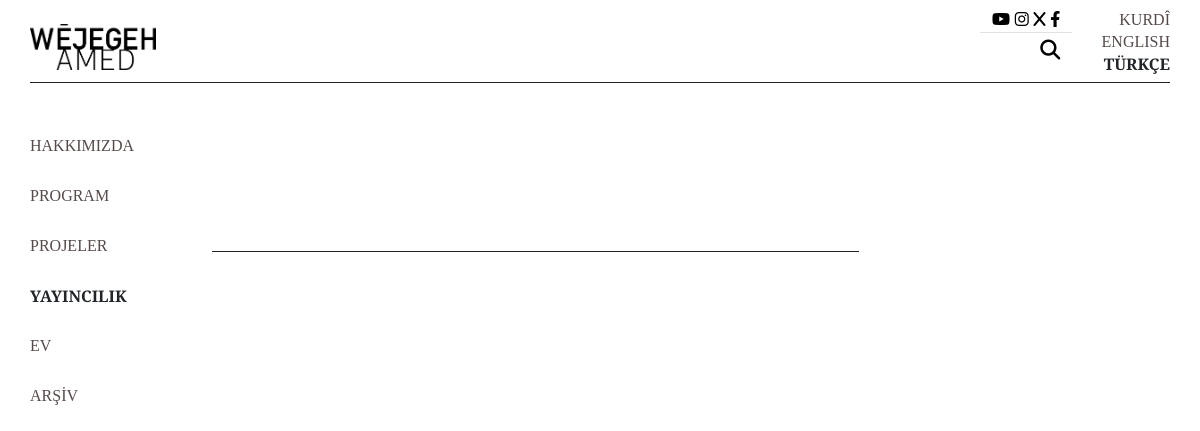
Before: /yayıncılık with the older database file.
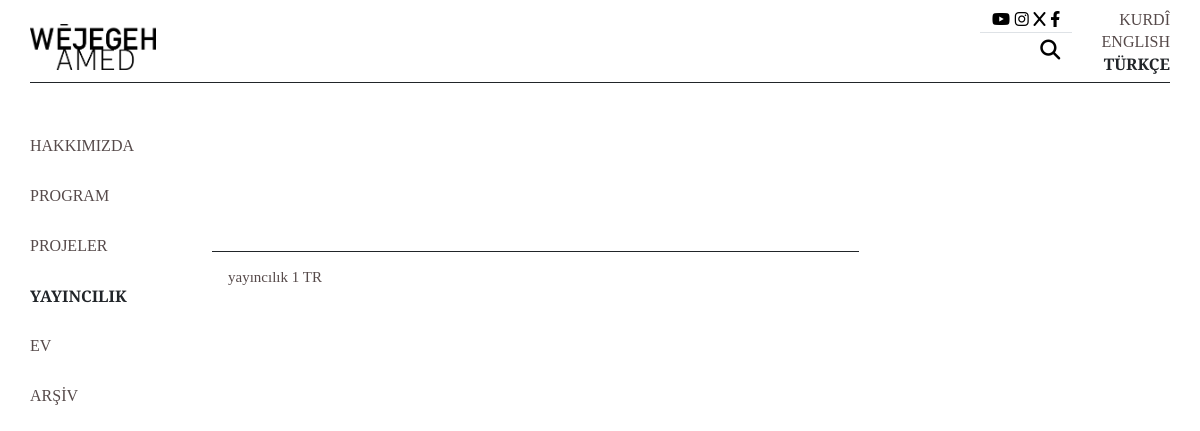
After: the same page with the newer database file.
### wejegeh/models.py (models this page shows, shortened)
class Settings(models.Model):
    name = models.CharField(max_length=100,blank=True)
    vitrin_arkasi_rengi = models.CharField(max_length=100,blank=True)
    favicon=models.ImageField(upload_to='genel/favicon',blank=True)#zorunlu
    logo=models.ImageField(upload_to='genel/logo',blank=True)#zorunlu
    yazi_tipi =  models.ForeignKey(Yazi, on_delete=models.CASCADE)
    isbirlikleri_name_tr = models.CharField(max_length=100,blank=True)
    isbirlikleri_foto_tr=models.ImageField(upload_to='genel/isbirlikleri',blank=True)#zorunlu
    isbirlikleri_name_ku = models.CharField(max_length=100,blank=True)
    isbirlikleri_foto_ku=models.ImageField(upload_to='genel/isbirlikleri',blank=True)#zorunlu
    isbirlikleri_name_en = models.CharField(max_length=100,blank=True)
    isbirlikleri_foto_en=models.ImageField(upload_to='genel/isbirlikleri',blank=True)

class Anasayfa(models.Model):
    BIRIM_CHOICES = [
        ('Ev', 'Ev'),
        ('Yayıncılık', 'Yayıncılık'),
    ]
    name = models.CharField(max_length=50, choices=BIRIM_CHOICES)
    baslik_tr = models.CharField(max_length=100,blank=True)
    baslik_ku = models.CharField(max_length=100,blank=True)
    baslik_en = models.CharField(max_length=100,blank=True)
    foto_tr = models.ImageField(upload_to='proje/fotoanasayfa',blank=True)
    foto_ku = models.ImageField(upload_to='proje/fotoanasayfa',blank=True)
    foto_en = models.ImageField(upload_to='proje/fotoanasayfa',blank=True)
    slug_tr = models.SlugField(default="", null=False, blank=True)
    slug_ku = models.SlugField(default="", null=False, blank=True)
    slug_en = models.SlugField(default="", null=False, blank=True)

### courseapp/context_processors.py (called while the page is built)
def takvim(request):
    veri =  Takvim.objects.all()
    return {
        'takvim': veri #Genel temlateye takvim ismi ile döndürdük
    }

def anasayfa(request):
    veri =  Anasayfa.objects.all()
    return {
        'anasayfa': veri #Genel temlateye anasayfa ismi ile döndürdük
    }

def photoss(request):
    veri =  Slide_index.objects.all()
    return {
        'photoss': veri #Genel temlateye photoss ismi ile döndürdük
    }

def program_anasayfa(request):
    veri = Program_Anasayfa.objects.all()
    return {
        'program_anasayfa': veri #Genel temlateye logo ismi ile döndürdük
    }

def logolar_anasayfa(request):
    veri =  Logos.objects.all()
    return {
        'logos': veri #Genel temlateye logo ismi ile döndürdük
    }

def projeanasayfa(request):
    veri =  Proje_anasayfa.objects.all()
    return {
        'projeanasayfa': veri #Genel temlateye logo ismi ile döndürdük
    }

def hakkımızda(request):
    veri =  Hakkimizda.objects.all()
    return {
        'hakkımızda': veri #Genel temlateye logo ismi ile döndürdük
    }

def ayar(request):
    veri =  Settings.objects.all()
    return {
        'ayar': veri #Genel temlateye logo ismi ile döndürdük
    }

def adres(request):
    veri =  Adres.objects.all()
    return {
        'adres': veri #Genel temlateye logo ismi ile döndürdük
    }

### wejegeh/models.py (called while the page is built)
    def __str__(self):
        return self.name

### wejegeh/views.py (called while the page is built)
def yayıncılık(request):
    veri = Anasayfa.objects.filter(name='Yayıncılık')
    return render(request, 'wejegeh/yayıncılık_ara.html', {'yayıncılık': veri})

### wejegeh/templates/wejegeh/yayıncılık_ara.html (shortened to what this page needs)
{% extends 't_wejegeh.html' %}
{% load static %}
{% block orta_alan %}
<div class="col-12 col-lg-10  d-lg-block">
    <div class="row">
      <div class="col-12 col-lg-8 mt-lg-5 pt-lg-4">
        <div class="row mt-lg-5 border-top border-1 border-dark">
          <div class="row row-cols-2 row-cols-lg-4 g-0">
            {% for entry in yayıncılık %}
            <div class="col">
              <div class="card h-100 border-0">
                <div class="card-body">
                  <a href="{% url 'yayıncılık_son' slug=entry.slug_tr %}" onmouseover="changeImage('{{entry.foto_tr.url}}')">
                    <p class="pt-0  " style="line-height: 1.3;">{{entry.baslik_tr}}</p>
                  </a>
                </div>
              </div>
            </div>
            {% endfor %}
          </div>
        </div>
      </div>
      <div class="d-none d-lg-block col-lg-4 pt-0">
      </div>
    </div>
  </div>
</div>
</div>
{% endblock orta_alan %}
{% block yanmenü %}
<a class="d-flex yükseklik3a  pt-0 " href="/hakkımızda">HAKKIMIZDA</a>
<a class="d-flex yükseklik3a" href="/program">PROGRAM</a>
<a class="d-flex yükseklik3a"  href="/projeler">PROJELER</a>
<a class="d-flex yükseklik3a  fw-bold text-dark " href="/yayıncılık">YAYINCILIK</a>
<a class="d-flex yükseklik3a" href="/ev">EV</a>
<a class="d-flex yükseklik3a " href="/arşiv">ARŞİV</a>
{% endblock yanmenü %}

### templates/t_wejegeh.html (shortened to what this page needs)
{% load static %}
<!DOCTYPE html>
<html lang="en">
  <head>
    <link href="https://cdn.jsdelivr.net/npm/bootstrap@5.0.2/dist/css/bootstrap.min.css" rel="stylesheet" />
    <link rel="stylesheet" href="{% static 'css/mystyle.css' %}">
    <link rel="stylesheet" href="https://cdnjs.cloudflare.com/ajax/libs/font-awesome/6.4.0/css/all.min.css">
    <link rel="stylesheet" href="https://cdnjs.cloudflare.com/ajax/libs/font-awesome/6.4.0/css/all.min.css" />
  </head>
  <body class="{% for entry in ayar %}{{entry.yazi_tipi}}{% endfor %} container-fluid ">
    <div class="d-none d-lg-block container border-bottom border-1 border-dark ">
      <div class="row d-flex justify-content-between pt-2 pb-2 ">
        <div class="col-2  ps-0 pe-5 pt-3 ">
          <a href="/">
          <img class="img-fluid  ps-0 pe-3 " src="{% for entry in ayar %}{{entry.logo.url}}{% endfor %}" alt="" />
          </a>
        </div>
    <div class="col-8 ">
      <div class="row">
        <div class="col-12 text-white">x</div>
      </div>
    </div>
        <div class="col-2  my-auto">
          <div class="row  ">
            <div class="col-7 ">
              <div class="row">
                <div class="col-10 ">
                  <div class="row">
                    <div class="col-12 border-bottom  bottom d-flex justify-content-between">
                      <a href="https://youtube.com/@wejegehamed?si=lxGtMtbgi955A38N"><i class="fa-brands fa-youtube" style="color: #000000;"></i></a>
                      <a href="https://www.instagram.com/wejegeh_amed/?igshid=MzRlODBiNWFlZA=="><i class="fa-brands fa-instagram" style="color: #000000;"></i></a>
                      <a href="https://twitter.com/wejegehamed">                                <i class="fa-solid fa-x" style="color: #000000;"></i></a>
                      <a href="https://www.facebook.com/wejegehamed?mibextid=ZbWKwL">             <i class="fa-brands fa-facebook-f" style="color: #000000;"></i></a>
                    </div>
                    <div class="col-12  d-flex justify-content-end">
<a id="xxx" href=""><i style="color: #000000; cursor: pointer;" class="fa-solid fa-magnifying-glass fa-lg mt-3"></i></a>
                    </div>
                  </div>
                </div>
              </div>
            </div>
            <div class="col-5  text-end">
              <div class="row  p-0">
                <a class="box1 p-0" href="/kr">KURDÎ</a>
                <a class="box1  p-0" href="/en">ENGLISH</a>
                <a class="fw-bold text-dark box1 p-0 " href="/">TÜRKÇE</a>
              </div>
            </div>
          </div>
        </div>
      </div>
    </div>
    <div class="d-none d-lg-block container text-center">
      <div class="row align-items-center yükseklik2"></div>
    </div>
    <div class="container p-0 ">
      <div  class="row  yükseklik3">
        <div class="d-none d-lg-block col-2 align-content-around">
          {% block yanmenü %}
          {% endblock yanmenü %}
        </div>
    {% block  orta_alan %}
    {% endblock %}
  </body>
</html>

### static/css/mystyle.css (style rules this page uses)
.yükseklik2 { height: 48px; }
.yükseklik3 { height:305px; }
.yükseklik3a { height:50px; }
.box1 { height: 22px; }
.not_italicized { font-family: 'Source Serif 4', serif; font-weight: 100; }
p { font-family: 'Source Serif 4', serif; font-size: 15px; }
a { text-decoration: none; color: rgb(86, 74, 74); font-weight: 500; font-style: normal; }
.img-fluid { width: 100%; height: auto; }
.card { position: relative; border: 0; overflow: hidden; }

Changed rows visible on the page:
added Anasayfa: baslik_tr "yayıncılık 1 TR"
